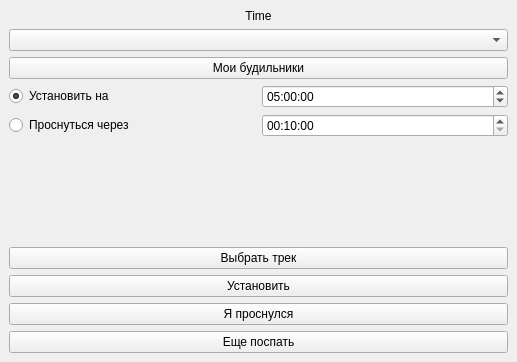
<?xml version="1.0" encoding="UTF-8"?>
<ui version="4.0">
 <class>MainWindow</class>
 <widget class="QMainWindow" name="MainWindow">
  <property name="geometry">
   <rect>
    <x>0</x>
    <y>0</y>
    <width>517</width>
    <height>362</height>
   </rect>
  </property>
  <property name="windowTitle">
   <string>Будильник</string>
  </property>
  <widget class="QWidget" name="centralwidget">
   <layout class="QVBoxLayout" name="verticalLayout">
    <item>
     <widget class="QLabel" name="current_time">
      <property name="text">
       <string>Time</string>
      </property>
      <property name="alignment">
       <set>Qt::AlignCenter</set>
      </property>
     </widget>
    </item>
    <item>
     <widget class="QComboBox" name="timezone_cb"/>
    </item>
    <item>
     <widget class="QPushButton" name="db_btn">
      <property name="text">
       <string>Мои будильники</string>
      </property>
     </widget>
    </item>
    <item>
     <layout class="QGridLayout" name="gridLayout">
      <item row="0" column="0">
       <widget class="QRadioButton" name="at_time_rb">
        <property name="text">
         <string>Установить на</string>
        </property>
        <property name="checked">
         <bool>true</bool>
        </property>
       </widget>
      </item>
      <item row="0" column="1">
       <widget class="QTimeEdit" name="at_time">
        <property name="displayFormat">
         <string>HH:mm:ss</string>
        </property>
        <property name="time">
         <time>
          <hour>5</hour>
          <minute>0</minute>
          <second>0</second>
         </time>
        </property>
       </widget>
      </item>
      <item row="1" column="0">
       <widget class="QRadioButton" name="through_time_rb">
        <property name="text">
         <string>Проснуться через</string>
        </property>
       </widget>
      </item>
      <item row="1" column="1">
       <widget class="QTimeEdit" name="through_time">
        <property name="currentSection">
         <enum>QDateTimeEdit::HourSection</enum>
        </property>
        <property name="displayFormat">
         <string>HH:mm:ss</string>
        </property>
        <property name="time">
         <time>
          <hour>0</hour>
          <minute>10</minute>
          <second>0</second>
         </time>
        </property>
       </widget>
      </item>
     </layout>
    </item>
    <item>
     <spacer name="verticalSpacer">
      <property name="orientation">
       <enum>Qt::Vertical</enum>
      </property>
      <property name="sizeHint" stdset="0">
       <size>
        <width>20</width>
        <height>40</height>
       </size>
      </property>
     </spacer>
    </item>
    <item>
     <widget class="QLabel" name="time_remaining">
      <property name="text">
       <string/>
      </property>
      <property name="alignment">
       <set>Qt::AlignCenter</set>
      </property>
     </widget>
    </item>
    <item>
     <widget class="QPushButton" name="audio_selection">
      <property name="text">
       <string>Выбрать трек</string>
      </property>
     </widget>
    </item>
    <item>
     <widget class="QPushButton" name="start_stop">
      <property name="text">
       <string>Установить</string>
      </property>
      <property name="checkable">
       <bool>true</bool>
      </property>
     </widget>
    </item>
    <item>
     <widget class="QPushButton" name="i_woke_up">
      <property name="text">
       <string>Я проснулся</string>
      </property>
     </widget>
    </item>
    <item>
     <widget class="QPushButton" name="more_sleep">
      <property name="text">
       <string>Еще поспать</string>
      </property>
     </widget>
    </item>
   </layout>
  </widget>
 </widget>
 <resources/>
 <connections/>
</ui>
